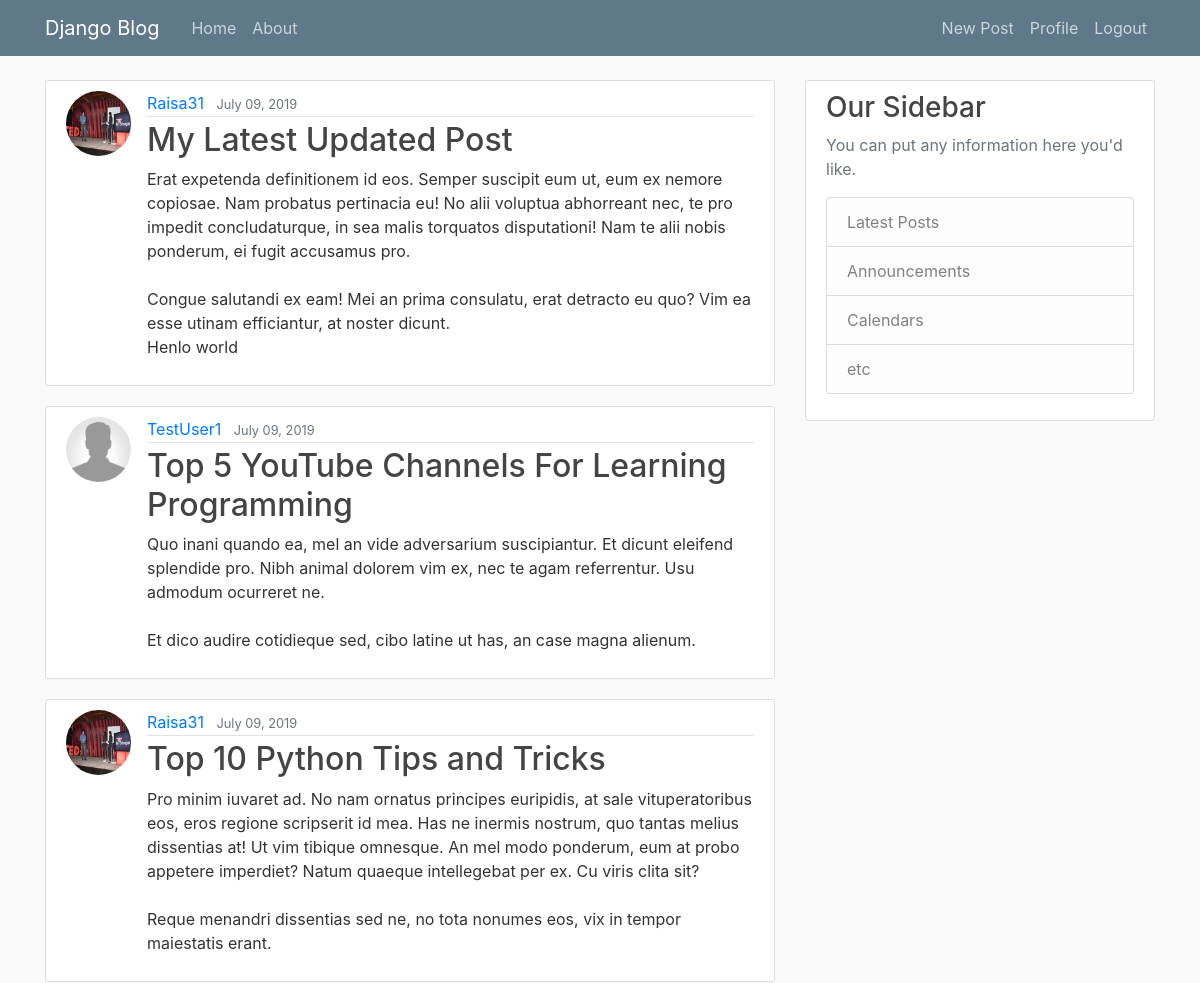
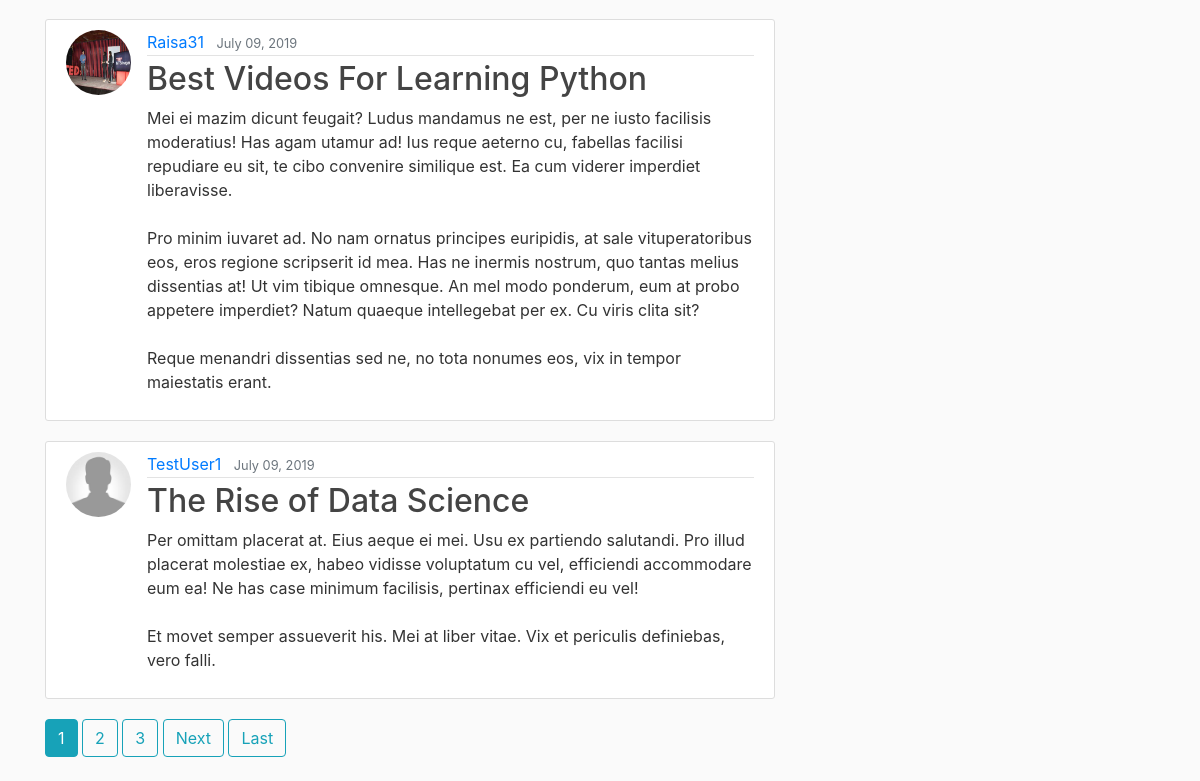
The app's page / (signed in) with its own data (2 pictures, top to bottom).
### blog/models.py (models this page shows, shortened)
class Post(models.Model):
	title = models.CharField(max_length = 100)
	content = models.TextField()
	date_posted = models.DateTimeField(default = timezone.now)
	author = models.ForeignKey(User, on_delete = models.CASCADE)

### users/models.py (models this page shows, shortened)
class Profile(models.Model):
    user = models.OneToOneField(User, on_delete=models.CASCADE)
    image = models.ImageField(default='default.jpg', upload_to='profile_pics')

### blog/views.py (the view)
# urls.py: path('', PostListView.as_view(), name='blog-home'),
class PostListView(ListView):
    model = Post
    template_name = 'blog/home.html'  # <app>/<model>_<viewtype>.html
    context_object_name = 'posts'
    ordering = ['-date_posted']
    paginate_by = 5

### blog/templates/blog/home.html (shortened to what this page needs)
{% extends "blog/base.html" %}
{% block content %}
    {% for post in posts %}
        <article class="media content-section">
          <img class="rounded-circle article-img" src="{{ post.author.profile.image.url }}">
          <div class="media-body">
            <div class="article-metadata">
              <a class="mr-2" href="{% url 'user-posts' post.author.username %}">{{ post.author }}</a>
              <small class="text-muted">{{ post.date_posted|date:"F d, Y" }}</small>
            </div>
            <h2><a class="article-title" href="{% url 'post-detail' post.id %}">{{ post.title }}</a></h2>
            <p class="article-content">{{ post.content }}</p>
          </div>
        </article>
    {% endfor %}
    {% if is_paginated %}
      {% for num in page_obj.paginator.page_range %}
        {% if page_obj.number == num %}
          <a class="btn btn-info mb-4" href="?page={{ num }}">{{ num }}</a>
        {% elif num > page_obj.number|add:'-3' and num < page_obj.number|add:'3' %}
          <a class="btn btn-outline-info mb-4" href="?page={{ num }}">{{ num }}</a>
        {% endif %}
      {% endfor %}
      {% if page_obj.has_next %}
        <a class="btn btn-outline-info mb-4" href="?page={{ page_obj.next_page_number }}">Next</a>
        <a class="btn btn-outline-info mb-4" href="?page={{ page_obj.paginator.num_pages }}">Last</a>
      {% endif %}
    {% endif %}
{% endblock content %}

### blog/static/blog/main.css (style rules this page uses)
body { background: #fafafa; color: #333333; margin-top: 5rem; }
h1, h2, h3, h4, h5, h6 { color: #444444; }
.content-section { background: #ffffff; padding: 10px 20px; border: 1px solid #dddddd; border-radius: 3px; margin-bottom: 20px; }
.article-title { color: #444444; }
.article-content { white-space: pre-line; }
.article-img { height: 65px; width: 65px; margin-right: 16px; }
.article-metadata { padding-bottom: 1px; margin-bottom: 4px; border-bottom: 1px solid #e3e3e3 }

### records on screen
Post: author.profile.image (picture), author "Raisa31", date_posted "July 09, 2019", title "My Latest Updated Post", content "Erat expetenda definitionem id eos. Semper suscipit eum ut, eum ex nemore copiosae. Nam probatus pertinacia eu! No alii voluptua abhorreant nec, te pro impedit concludaturque, in sea malis torquatos disputationi! Nam te alii nobis ponderum, ei fugit accusamus pro. Congue salutandi ex eam! Mei an prima consulatu, erat detracto eu quo? Vim ea esse utinam efficiantur, at noster dicunt. Henlo world"
Post: author.profile.image (placeholder picture), author "TestUser1", date_posted "July 09, 2019", title "Top 5 YouTube Channels For Learning Programming", content "Quo inani quando ea, mel an vide adversarium suscipiantur. Et dicunt eleifend splendide pro. Nibh animal dolorem vim ex, nec te agam referrentur. Usu admodum ocurreret ne. Et dico audire cotidieque sed, cibo latine ut has, an case magna alienum."
Post: author.profile.image (picture), author "Raisa31", date_posted "July 09, 2019", title "Top 10 Python Tips and Tricks", content "Pro minim iuvaret ad. No nam ornatus principes euripidis, at sale vituperatoribus eos, eros regione scripserit id mea. Has ne inermis nostrum, quo tantas melius dissentias at! Ut vim tibique omnesque. An mel modo ponderum, eum at probo appetere imperdiet? Natum quaeque intellegebat per ex. Cu viris clita sit? Reque menandri dissentias sed ne, no tota nonumes eos, vix in tempor maiestatis erant."
Post: author.profile.image (picture), author "Raisa31", date_posted "July 09, 2019", title "Best Videos For Learning Python", content "Mei ei mazim dicunt feugait? Ludus mandamus ne est, per ne iusto facilisis moderatius! Has agam utamur ad! Ius reque aeterno cu, fabellas facilisi repudiare eu sit, te cibo convenire similique est. Ea cum viderer imperdiet liberavisse. Pro minim iuvaret ad. No nam ornatus principes euripidis, at sale vituperatoribus eos, eros regione scripserit id mea. Has ne inermis nostrum, quo tantas melius dissentias at! Ut vim tibique omnesque. An mel modo ponderum, eum at probo appetere imperdiet? Natum quaeque intellegebat per ex. Cu viris clita sit? Reque menandri dissentias sed ne, no tota nonumes eos, vix in tempor maiestatis erant."
Post: author.profile.image (placeholder picture), author "TestUser1", date_posted "July 09, 2019", title "The Rise of Data Science", content "Per omittam placerat at. Eius aeque ei mei. Usu ex partiendo salutandi. Pro illud placerat molestiae ex, habeo vidisse voluptatum cu vel, efficiendi accommodare eum ea! Ne has case minimum facilisis, pertinax efficiendi eu vel! Et movet semper assueverit his. Mei at liber vitae. Vix et periculis definiebas, vero falli."

### other values on screen
{{ num }} "1"
{{ num }} "2" "3"
